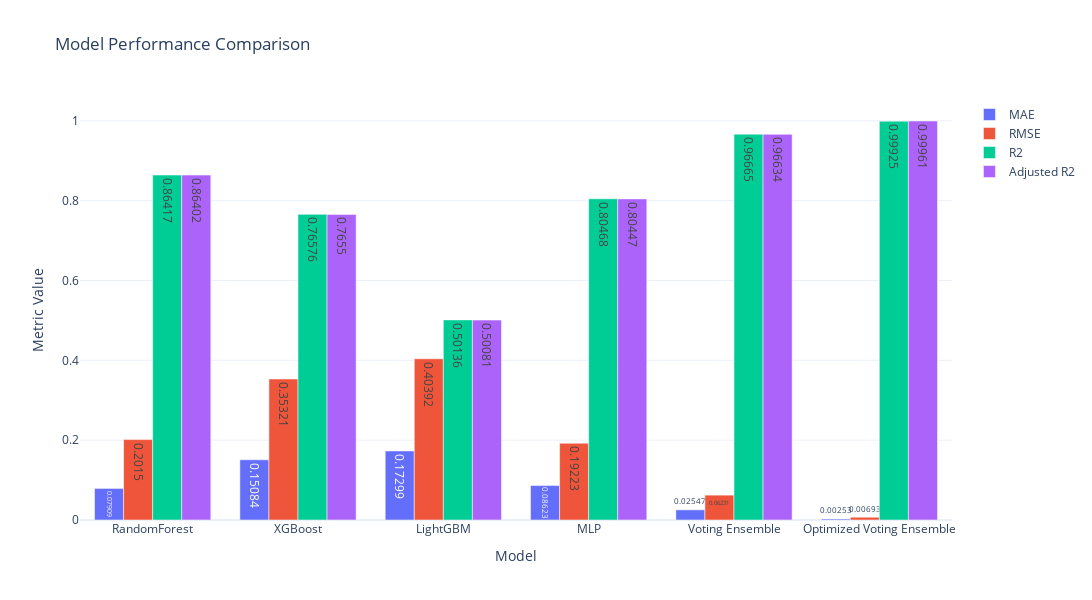

The cell this chart's notebook holds for it:
### Code cell
import plotly.graph_objects as go

# Create a bar chart for each metric
fig = go.Figure()

# Metrics to plot
metrics = ["MAE", "RMSE", "R2", "Adjusted R2"]
colors = ["#636EFA", "#EF553B", "#00CC96", "#AB63FA"]

for i, metric in enumerate(metrics):
    fig.add_trace(go.Bar(
        x=results_df["Model"],
        y=results_df[metric],
        name=metric,
        marker_color=colors[i],
        text=results_df[metric],
        textposition='auto'
    ))

# Update layout
fig.update_layout(
    title="Model Performance Comparison",
    xaxis_title="Model",
    yaxis_title="Metric Value",
    barmode='group',  # side by side
    template="plotly_white",
    width=1100,
    height=600
)

fig.show()

### Figure 1 — Plotly figure (JSON) as saved in the notebook; plotly's stock layout.template omitted (floating-point values rounded to 4 significant figures)
{"data": [{"marker": {"color": "#636EFA"}, "name": "MAE", "text": [0.07909, 0.1508, 0.173, 0.08623, 0.02547, 0.00253], "textposition": "auto", "type": "bar", "x": ["RandomForest", "XGBoost", "LightGBM", "MLP", "Voting Ensemble", "Optimized Voting Ensemble"], "y": [0.07909, 0.1508, 0.173, 0.08623, 0.02547, 0.00253]}, {"marker": {"color": "#EF553B"}, "name": "RMSE", "text": [0.2015, 0.3532, 0.4039, 0.1922, 0.06231, 0.00693], "textposition": "auto", "type": "bar", "x": ["RandomForest", "XGBoost", "LightGBM", "MLP", "Voting Ensemble", "Optimized Voting Ensemble"], "y": [0.2015, 0.3532, 0.4039, 0.1922, 0.06231, 0.00693]}, {"marker": {"color": "#00CC96"}, "name": "R2", "text": [0.8642, 0.7658, 0.5014, 0.8047, 0.9667, 0.9992], "textposition": "auto", "type": "bar", "x": ["RandomForest", "XGBoost", "LightGBM", "MLP", "Voting Ensemble", "Optimized Voting Ensemble"], "y": [0.8642, 0.7658, 0.5014, 0.8047, 0.9667, 0.9992]}, {"marker": {"color": "#AB63FA"}, "name": "Adjusted R2", "text": [0.864, 0.7655, 0.5008, 0.8045, 0.9663, 0.9996], "textposition": "auto", "type": "bar", "x": ["RandomForest", "XGBoost", "LightGBM", "MLP", "Voting Ensemble", "Optimized Voting Ensemble"], "y": [0.864, 0.7655, 0.5008, 0.8045, 0.9663, 0.9996]}], "layout": {"barmode": "group", "height": 600, "title": {"text": "Model Performance Comparison"}, "width": 1100, "xaxis": {"title": {"text": "Model"}}, "yaxis": {"title": {"text": "Metric Value"}}}}
